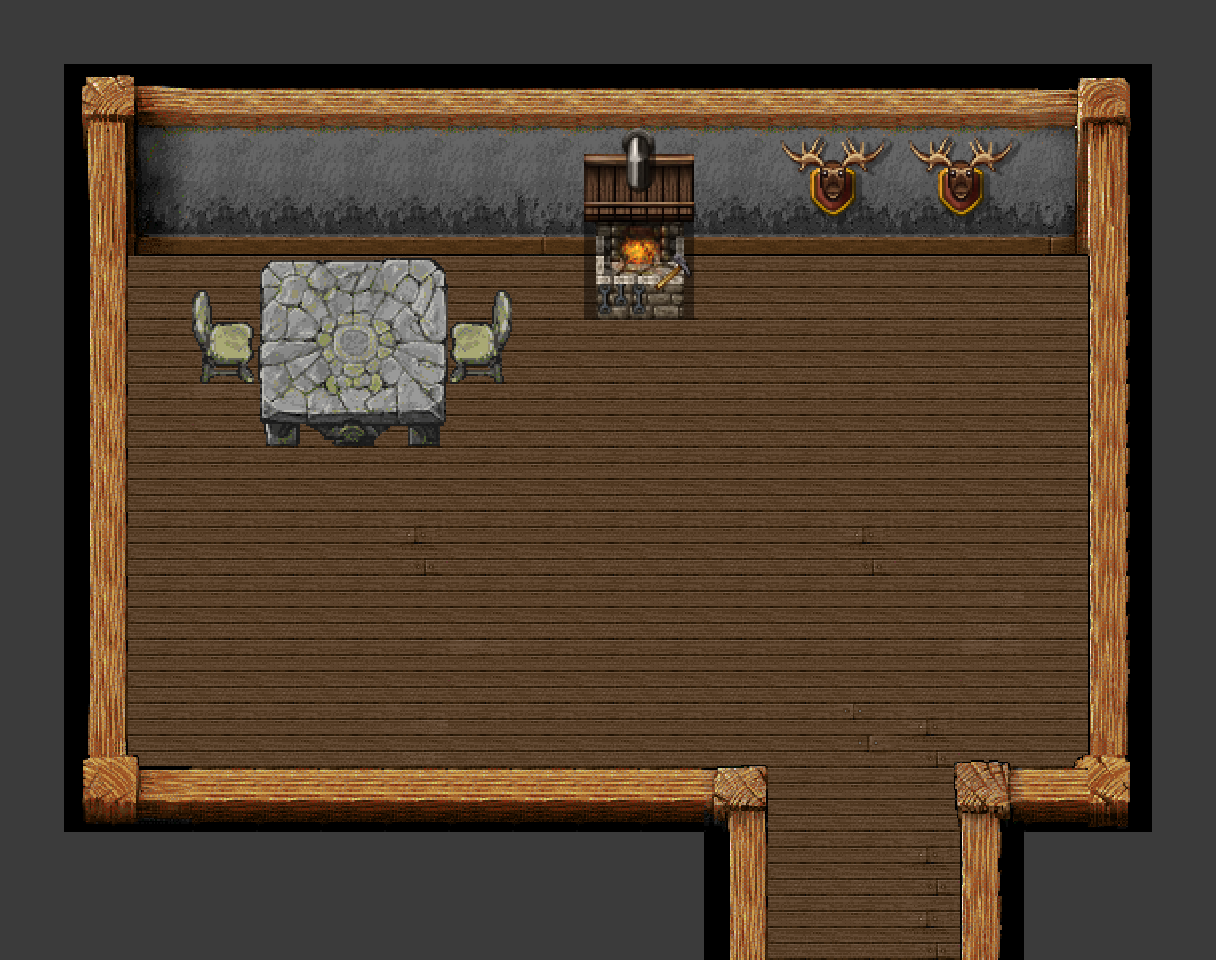

A 2D game scene composited from a Tiled map and its tileset images. What follows is a short description and the map's XML, with each tile layer's data collapsed to a summary:
An orthogonal 19x15 tile map with 64x64 px tiles, 6 tile layers (Grass and Ground, Lower Background, Still Behind Entities, Entity Layer, ...), 5 tilesets and 15 objects (onTouch).

<map version="1.0" orientation="orthogonal" width="19" height="15" tilewidth="64" tileheight="64" backgroundcolor="#3b3b3b">
 <tileset firstgid="1" name="VILINT" tilewidth="64" tileheight="64">
  <image source="tilesets/VILINT.png" width="1024" height="768" />
 </tileset>
 <tileset firstgid="193" name="PAVEANDVILFLR" tilewidth="64" tileheight="64">
  <image source="tilesets/PAVEANDVILFLR.png" width="1024" height="768" />
 </tileset>
 <tileset firstgid="385" name="TABLE1" tilewidth="64" tileheight="64">
  <image source="tilesets/TABLE1.png" width="1024" height="768" />
 </tileset>
 <tileset firstgid="577" name="mountain_house_interior" tilewidth="64" tileheight="64">
  <image source="tilesets/TILES RESIZED/Allacrost graphics/tilesets/mountain_house_interior.png" width="1024" height="1024" />
 </tileset>
 <tileset firstgid="833" name="celiannatilee" tilewidth="64" tileheight="64">
  <image source="tilesets/TILES RESIZED/DeviantArtists/CELIANNA/celiannatilee.png" width="1024" height="1024" />
 </tileset>
 <layer name="Grass and Ground" width="19" height="15">
  <data>[285 cells, 131 non-empty, 5 distinct tile ids]</data>
 </layer>
 <layer name="Lower Background" width="19" height="15">
  <data>[285 cells, 92 non-empty, 35 distinct tile ids]</data>
 </layer>
 <layer name="Still Behind Entities" width="19" height="15">
  <data>[285 cells, 14 non-empty, 10 distinct tile ids]</data>
 </layer>
 <layer name="Entity Layer" width="19" height="15">
  <data>[285 cells, 13 non-empty, 11 distinct tile ids]</data>
 </layer>
 <layer name="Above Entity" width="19" height="15">
  <data>[285 cells, 0 non-empty, 0 distinct tile ids]</data>
 </layer>
 <layer name="Highest Layer" width="19" height="15">
  <data>[285 cells, 0 non-empty, 0 distinct tile ids]</data>
 </layer>
 <objectgroup name="Collisions" width="19" height="15">
  <object x="113" y="225" width="993" height="17" />
  <object x="1095" y="232" width="12" height="588" />
  <object x="960" y="768" width="143" height="27" />
  <object x="960" y="781" width="27" height="183" />
  <object x="739" y="773" width="23" height="187" />
  <object x="117" y="767" width="628" height="25" />
  <object x="109" y="231" width="17" height="580" />
  <object x="455" y="343" width="44" height="33" />
  <object x="201" y="341" width="45" height="35" />
  <object x="268" y="312" width="164" height="124" />
  <object x="584" y="158" width="107" height="157" />
 </objectgroup>
 <objectgroup name="Boundaries" width="19" height="15" visible="0">
  <object x="259" y="260" width="181" height="181" />
  <object x="453" y="259" width="54" height="118" />
  <object x="195" y="262" width="57" height="119" />
 </objectgroup>
 <objectgroup name="Events" width="19" height="15" visible="0">
  <object type="onTouch" x="772" y="889" width="177" height="67">
   <properties>
    <property name="runScript" value="villageHouseToVillage" />
   </properties>
  </object>
 </objectgroup>
</map>
